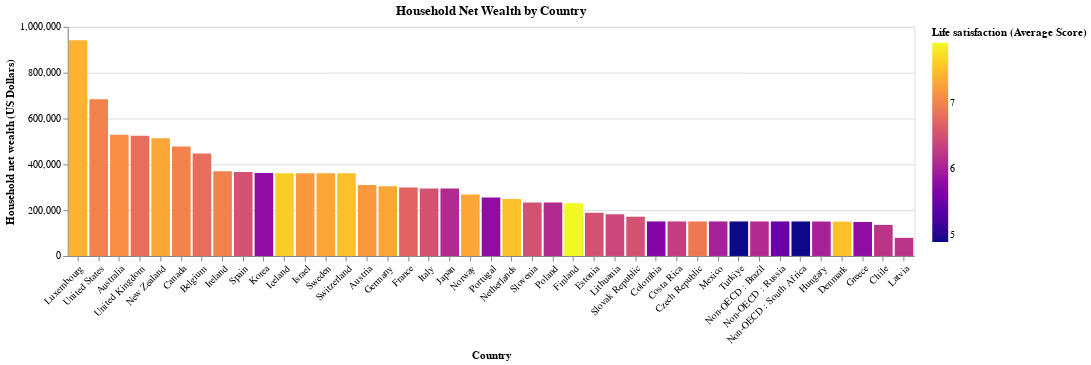

The notebook cell this image was saved under:
### Markdown cell above
### Household Net Income by Country Bar Chart

### Code cell
# Set up a bar chart of Life Satisfaction by Country
householdNetWealthByCountry = alt.Chart(oecdData).mark_bar().encode(
    x = alt.X(
        "Country",
        scale = alt.Scale(zero = False),
        axis=alt.Axis(labelAngle=-45),
        sort="-y"
        ),

    y = alt.Y(
        "Income - Household net wealth (US Dollars)",
        scale = alt.Scale(zero = False),
        title = "Household net wealth (US Dollars)"
        ),

    # Display country names and exact values for the axes on hover for better identification
    tooltip=[
        "Country:N",
        alt.Tooltip(
            "Income - Household net wealth (US Dollars):Q",
            title = "Household net wealth (US Dollars)"
        )
    ],

    # Setting Colour
    color = lifeSatisfactionColour

).properties(
    title = "Household Net Wealth by Country",
    width = 849,
    height = 230
).add_selection(
    countrySelect, countrySelectLegend
)

householdNetWealthByCountry
